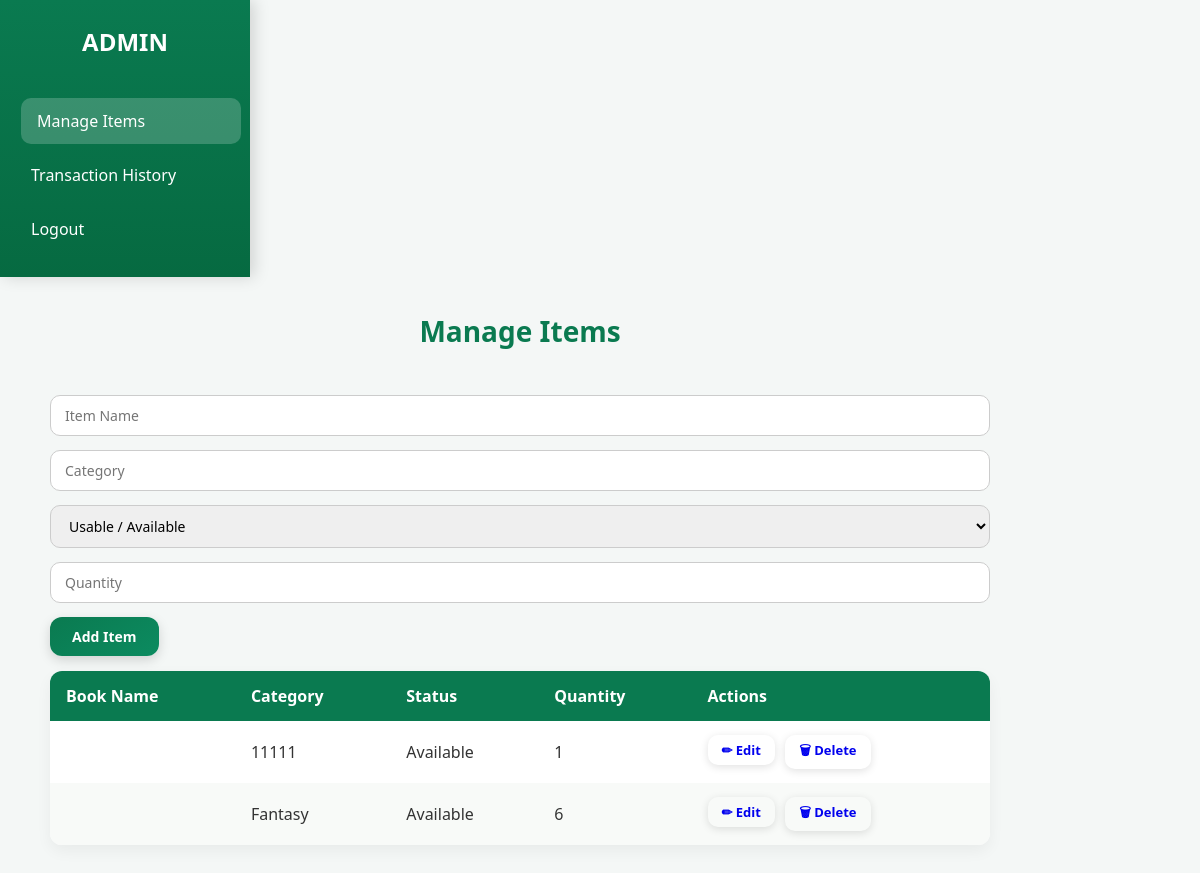
The app's page /pisti/manage_item.php (signed in), older data.
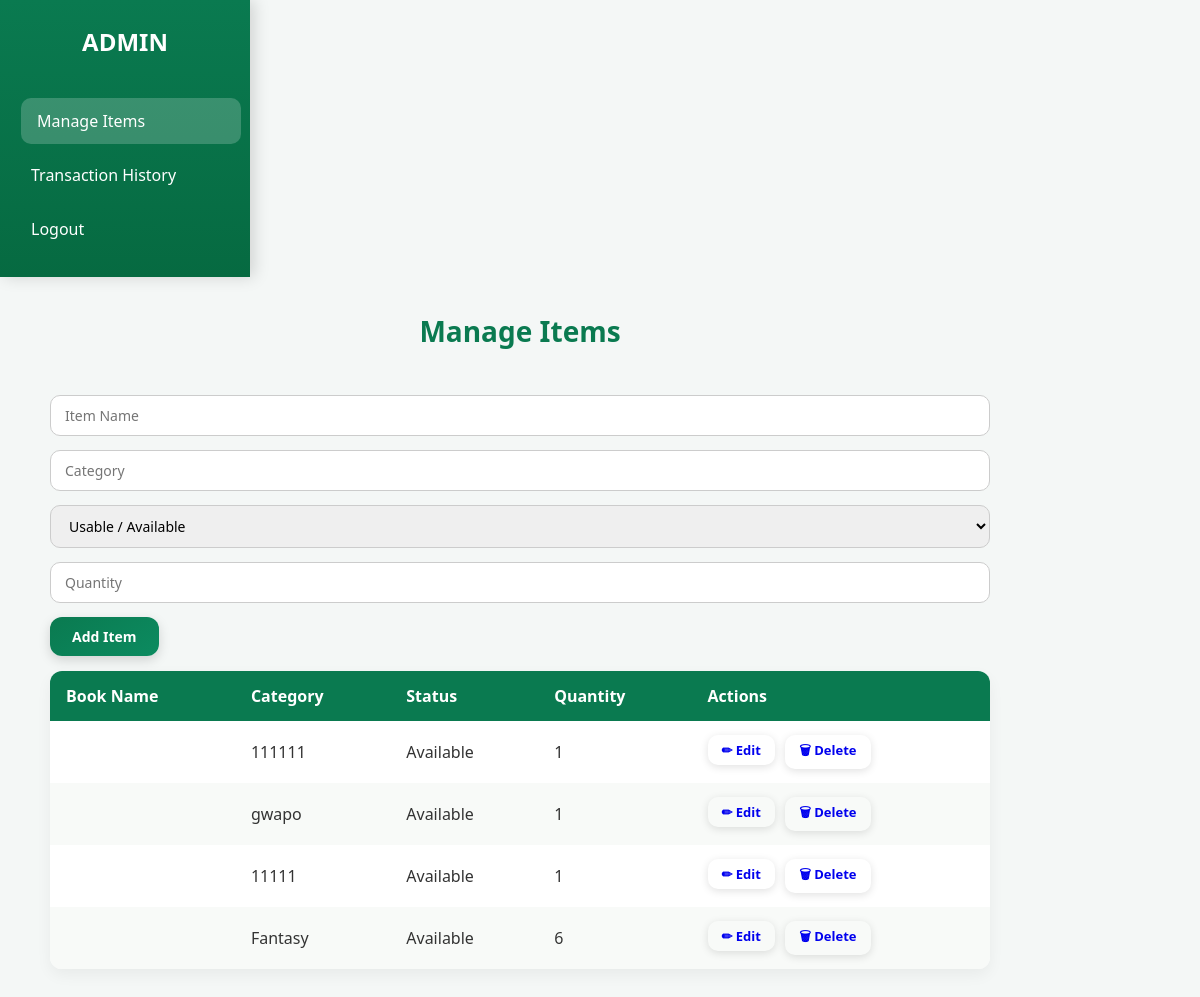
The same page, newer data.
### tables this page shows
CREATE TABLE `books` (
  `book_id` int(11) NOT NULL,
  `Title` varchar(255) NOT NULL,
  `category` varchar(100) NOT NULL,
  `status` enum('Available','Borrowed','Defective','Out of Stock') DEFAULT 'Available',
  `volume` int(11) NOT NULL,
  `available` int(11) DEFAULT 0,
  `borrowed` int(11) DEFAULT 0,
  `Author` varchar(255) NOT NULL,
  `Accession_Number` int(15) NOT NULL,
  `Book_Year` int(254) NOT NULL,
  `Publisher` varchar(255) NOT NULL,
  `Shelf_Location` varchar(255) NOT NULL
);

### pisti/manage_item.php (the view, shortened to what this page needs)
<?php
include "db.php";
$items = $conn->query("SELECT * FROM books ORDER BY book_id DESC");
?>
<!DOCTYPE html>
<html lang="en">
<head>
<link rel="stylesheet" href="style.css">
</head>
<body>
<div class="container">
    <aside class="sidebar">
        <h2>ADMIN</h2>
        <ul>
            <li><a href="manage_items.php" class="nav-item active"> Manage Items</a></li>
            <li><a href="TransactionHistory.php" class="nav-item"> Transaction History</a></li>
            <li><a href="logout.php" class="nav-item">Logout</a></li>
        </ul>
    </aside>
    <main class="main">
        <header class="topbar"><h1>Manage Items</h1></header>
        <section class="page-inner">
            <form method="POST" class="item-form">
                <input type="text" name="itemName" placeholder="Item Name" required>
                <input type="text" name="itemCategory" placeholder="Category" required>
                <select name="itemStatus">
                    <option value="Usable / Available">Usable / Available</option>
                </select>
                <input type="number" name="itemQuantity" placeholder="Quantity" min="1" required>
                <button type="submit" name="addItem">Add Item</button>
            </form>
            <table id="itemTable">
                <thead>
                    <tr>
                        <th>Book Name</th>
                        <th>Category</th>
                        <th>Status</th>
                        <th>Quantity</th>
                        <th>Actions</th>
                    </tr>
                </thead>
                <tbody>
                <?php while ($row = $items->fetch_assoc()): ?>
                    <tr>
                        <td><?= htmlspecialchars($row['book_name']) ?></td>
                        <td><?= htmlspecialchars($row['category']) ?></td>
                        <td><?= htmlspecialchars($row['status']) ?></td>
                        <td><?= htmlspecialchars($row['volume']) ?></td>
                        <td>
                            <a href="edit.php?book_id=<?= $row['book_id'] ?>" class="edit-btn">✏ Edit</a>
                            <a href="delete.php?book_id=<?= $row['book_id'] ?>"
                               class="delete-btn"
                               onclick="return confirm('Are you sure you want to delete this item?');">
                               🗑 Delete
                            </a>
                        </td>
                    </tr>
                <?php endwhile; ?>
                </tbody>
            </table>
        </section>
    </main>
</div>
</body>
</html>

Row changes from the older to the newer data that the page shows:
added books: category "111111", status "Available", volume "1"
added books: category "gwapo", status "Available", volume "1"
